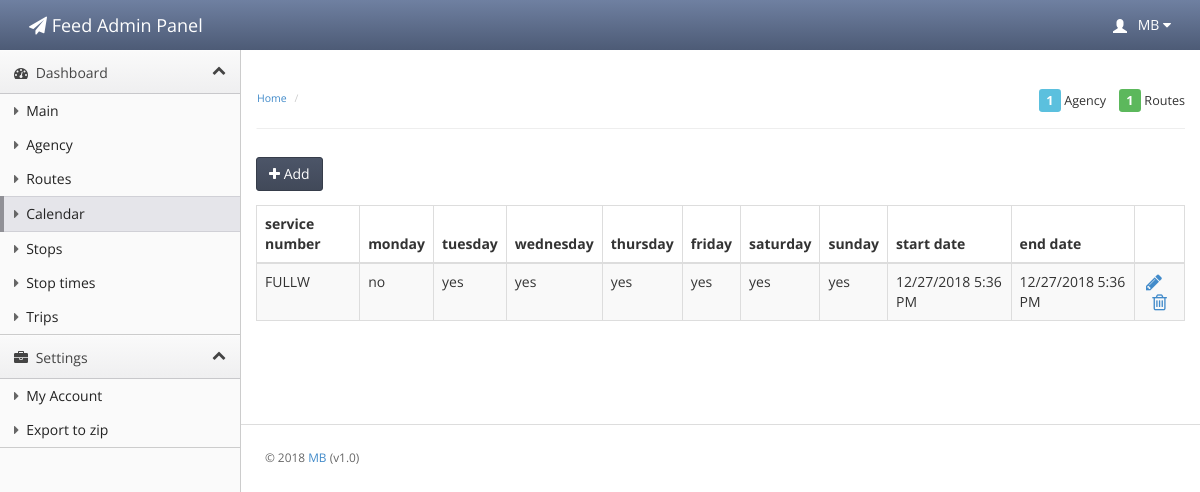
The page /index.php/calendar on the database its author committed.
### tables this page shows
CREATE TABLE calendar (service_id VARCHAR PRIMARY KEY, monday INTEGER, tuesday INTEGER, wednesday INTEGER, thursday INTEGER, friday INTEGER, saturday INTEGER, sunday INTEGER, start_date DATE, end_date DATE);

### application/core/MY_Loader.php (called while the page is built, shortened)
<?php
class MY_Loader extends CI_Loader {
    public function template($template_name, $vars = array(), $return = FALSE)
    {
        if($return):
        $content  = $this->view('header', $vars, $return);
        $content .= $this->view($template_name, $vars, $return);
        $content .= $this->view('footer', $vars, $return);
        return $content;
    else:
        $this->view($template_name, $vars);
    endif;
    }
}

### application/controllers/calendar.php (called while the page is built, shortened)
<?php
class Calendar extends CI_Controller {
    var $url = "calendar";
    public function __construct() {
        $this->load->model('calendar_model', 'model');
    }
    public function index() {
        $listdata = $this->model->getCalendarList();
        $this->load->template($this->url."/index", array("listdata" => $listdata,
                                                         "sys_globals" => $GLOBALS["SYS_GLOBALS"]));
    }
}

### index.php (called while the page is built, shortened)
<?php
require_once BASEPATH.'core/CodeIgniter.php';

### application/models/calendar_model.php (called while the page is built, shortened)
<?php
class Calendar_model extends CI_Model {
    public function getCalendarList() {
        $result = $this->db->query('select * from calendar')->result_array();
        return $result;
    }
}

### application/views/calendar/index.php (the view, shortened to what this page needs)
<div class="main-content">
    <div class="btn-toolbar list-toolbar">
        <a class="btn btn-primary" href="/calendar/add"><i class="fa fa-plus"></i> Add</a>
    </div>
    <div class="row">
        <div class="col-md-12">
            <table class="table table-bordered table-striped">
                <thead>
                    <tr>
                        <th>service number</th>
                        <th>monday</th>
                        <th>tuesday</th>
                        <th>wednesday</th>
                        <th>thursday</th>
                        <th>friday</th>
                        <th>saturday</th>
                        <th>sunday</th>
                        <th>start date</th>
                        <th>end date</th>
                        <th></th>
                    </tr>
                </thead>
                <tbody>
                    <?php if (!empty($listdata)) { ?>
                        <?php foreach ($listdata as $row) { ?>
                            <tr>
                                <td><?php echo $sys_globals["service"][$row["service_id"]]; ?></td>
                                <td><?php echo ($row["monday"] == 1 ? "yes":"no"); ?></td>
                                <td><?php echo ($row["tuesday"] == 1 ? "yes":"no"); ?></td>
                                <td><?php echo ($row["wednesday"] == 1 ? "yes":"no"); ?></td>
                                <td><?php echo ($row["thursday"] == 1 ? "yes":"no"); ?></td>
                                <td><?php echo ($row["friday"] == 1 ? "yes":"no"); ?></td>
                                <td><?php echo ($row["saturday"] == 1 ? "yes":"no"); ?></td>
                                <td><?php echo ($row["sunday"] == 1 ? "yes":"no"); ?></td>
                                <td><?php echo $row["start_date"]; ?></td>
                                <td><?php echo $row["end_date"]; ?></td>
                                <td style="text-align: center;">
                                    <a href="/calendar/edit/<?php echo $row["service_id"]; ?>"><i class="fa fa-pencil fa-lg"></i></a>&nbsp;&nbsp;&nbsp;
                                    <a href="#myModal" role="button" data-id="<?php echo $row["service_id"]; ?>" data-toggle="modal"><i class="fa fa-trash-o fa-lg"></i></a>
                                </td>
                            </tr>
                        <?php } ?>
                    <?php } ?>
                </tbody>
            </table>
        </div>
    </div>
</div>

### assets/css/theme.css (style rules this page uses)
body { background: #fafafa; background-position: initial initial; background-repeat: initial initial; margin: 0px; padding: 0px; }
body, h1, h2, h3, h4, h5, h6, p, a, .h1, .h2, .h3, .h4, .h5, .h6 { font-family: 'Open Sans', helvetica, arial, sans-serif; }
.btn-toolbar.list-toolbar { margin-bottom: 1em; }
.btn { -webkit-border-radius: 3px; -moz-border-radius: 3px; border-radius: 3px; }
.btn-primary { background-color: #414959; background-image: -webkit-gradient(linear, 0 0, 0 100%, from(#4c5568), to(#414959)); border: 1px solid #363d4a; font-weight: normal; }

### rows shown on the page
calendar: service_id "FULLW", monday "no", tuesday "yes", wednesday "yes", thursday "yes", friday "yes", saturday "yes", sunday "yes", start_date "12/27/2018 5:36 PM", end_date "12/27/2018 5:36 PM"
